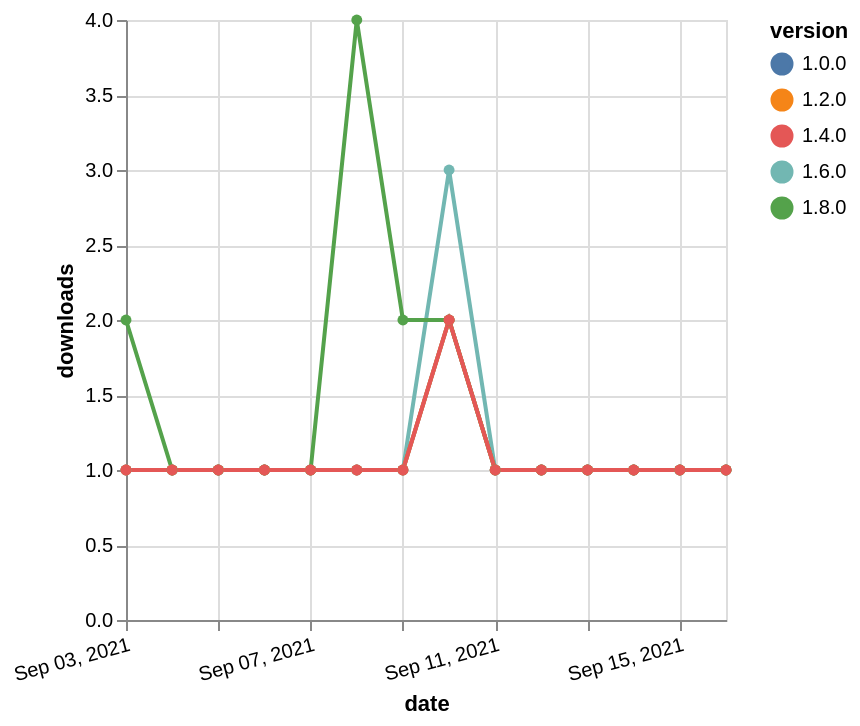

Vega-Lite specification stored for this chart:
### Vega-Lite specification from a JSON file in a GitHub repository (floating-point values rounded to 4 significant figures)
{"$schema": "https://vega.github.io/schema/vega-lite/v5.json", "description": "A simple bar chart with embedded data.", "data": {"values": [{"date": "2021-09-03", "total": 197, "delta": 1, "version": "1.6.0"}, {"date": "2021-09-04", "total": 198, "delta": 1, "version": "1.6.0"}, {"date": "2021-09-05", "total": 199, "delta": 1, "version": "1.6.0"}, {"date": "2021-09-06", "total": 200, "delta": 1, "version": "1.6.0"}, {"date": "2021-09-07", "total": 201, "delta": 1, "version": "1.6.0"}, {"date": "2021-09-08", "total": 202, "delta": 1, "version": "1.6.0"}, {"date": "2021-09-09", "total": 203, "delta": 1, "version": "1.6.0"}, {"date": "2021-09-10", "total": 206, "delta": 3, "version": "1.6.0"}, {"date": "2021-09-11", "total": 207, "delta": 1, "version": "1.6.0"}, {"date": "2021-09-12", "total": 208, "delta": 1, "version": "1.6.0"}, {"date": "2021-09-13", "total": 209, "delta": 1, "version": "1.6.0"}, {"date": "2021-09-14", "total": 210, "delta": 1, "version": "1.6.0"}, {"date": "2021-09-15", "total": 211, "delta": 1, "version": "1.6.0"}, {"date": "2021-09-16", "total": 212, "delta": 1, "version": "1.6.0"}, {"date": "2021-09-03", "total": 137, "delta": 2, "version": "1.8.0"}, {"date": "2021-09-04", "total": 138, "delta": 1, "version": "1.8.0"}, {"date": "2021-09-05", "total": 139, "delta": 1, "version": "1.8.0"}, {"date": "2021-09-06", "total": 140, "delta": 1, "version": "1.8.0"}, {"date": "2021-09-07", "total": 141, "delta": 1, "version": "1.8.0"}, {"date": "2021-09-08", "total": 145, "delta": 4, "version": "1.8.0"}, {"date": "2021-09-09", "total": 147, "delta": 2, "version": "1.8.0"}, {"date": "2021-09-10", "total": 149, "delta": 2, "version": "1.8.0"}, {"date": "2021-09-11", "total": 150, "delta": 1, "version": "1.8.0"}, {"date": "2021-09-12", "total": 151, "delta": 1, "version": "1.8.0"}, {"date": "2021-09-13", "total": 152, "delta": 1, "version": "1.8.0"}, {"date": "2021-09-14", "total": 153, "delta": 1, "version": "1.8.0"}, {"date": "2021-09-15", "total": 154, "delta": 1, "version": "1.8.0"}, {"date": "2021-09-16", "total": 155, "delta": 1, "version": "1.8.0"}, {"date": "2021-09-03", "total": 194, "delta": 1, "version": "1.0.0"}, {"date": "2021-09-04", "total": 195, "delta": 1, "version": "1.0.0"}, {"date": "2021-09-05", "total": 196, "delta": 1, "version": "1.0.0"}, {"date": "2021-09-06", "total": 197, "delta": 1, "version": "1.0.0"}, {"date": "2021-09-07", "total": 198, "delta": 1, "version": "1.0.0"}, {"date": "2021-09-08", "total": 199, "delta": 1, "version": "1.0.0"}, {"date": "2021-09-09", "total": 200, "delta": 1, "version": "1.0.0"}, {"date": "2021-09-10", "total": 202, "delta": 2, "version": "1.0.0"}, {"date": "2021-09-11", "total": 203, "delta": 1, "version": "1.0.0"}, {"date": "2021-09-12", "total": 204, "delta": 1, "version": "1.0.0"}, {"date": "2021-09-13", "total": 205, "delta": 1, "version": "1.0.0"}, {"date": "2021-09-14", "total": 206, "delta": 1, "version": "1.0.0"}, {"date": "2021-09-15", "total": 207, "delta": 1, "version": "1.0.0"}, {"date": "2021-09-16", "total": 208, "delta": 1, "version": "1.0.0"}, {"date": "2021-09-03", "total": 184, "delta": 1, "version": "1.2.0"}, {"date": "2021-09-04", "total": 185, "delta": 1, "version": "1.2.0"}, {"date": "2021-09-05", "total": 186, "delta": 1, "version": "1.2.0"}, {"date": "2021-09-06", "total": 187, "delta": 1, "version": "1.2.0"}, {"date": "2021-09-07", "total": 188, "delta": 1, "version": "1.2.0"}, {"date": "2021-09-08", "total": 189, "delta": 1, "version": "1.2.0"}, {"date": "2021-09-09", "total": 190, "delta": 1, "version": "1.2.0"}, {"date": "2021-09-10", "total": 192, "delta": 2, "version": "1.2.0"}, {"date": "2021-09-11", "total": 193, "delta": 1, "version": "1.2.0"}, {"date": "2021-09-12", "total": 194, "delta": 1, "version": "1.2.0"}, {"date": "2021-09-13", "total": 195, "delta": 1, "version": "1.2.0"}, {"date": "2021-09-14", "total": 196, "delta": 1, "version": "1.2.0"}, {"date": "2021-09-15", "total": 197, "delta": 1, "version": "1.2.0"}, {"date": "2021-09-16", "total": 198, "delta": 1, "version": "1.2.0"}, {"date": "2021-09-03", "total": 151, "delta": 1, "version": "1.4.0"}, {"date": "2021-09-04", "total": 152, "delta": 1, "version": "1.4.0"}, {"date": "2021-09-05", "total": 153, "delta": 1, "version": "1.4.0"}, {"date": "2021-09-06", "total": 154, "delta": 1, "version": "1.4.0"}, {"date": "2021-09-07", "total": 155, "delta": 1, "version": "1.4.0"}, {"date": "2021-09-08", "total": 156, "delta": 1, "version": "1.4.0"}, {"date": "2021-09-09", "total": 157, "delta": 1, "version": "1.4.0"}, {"date": "2021-09-10", "total": 159, "delta": 2, "version": "1.4.0"}, {"date": "2021-09-11", "total": 160, "delta": 1, "version": "1.4.0"}, {"date": "2021-09-12", "total": 161, "delta": 1, "version": "1.4.0"}, {"date": "2021-09-13", "total": 162, "delta": 1, "version": "1.4.0"}, {"date": "2021-09-14", "total": 163, "delta": 1, "version": "1.4.0"}, {"date": "2021-09-15", "total": 164, "delta": 1, "version": "1.4.0"}, {"date": "2021-09-16", "total": 165, "delta": 1, "version": "1.4.0"}]}, "width": "container", "mark": {"type": "line", "point": {"filled": true}}, "encoding": {"x": {"field": "date", "type": "temporal", "timeUnit": "yearmonthdate", "title": "date", "axis": {"labelAngle": -15}}, "y": {"field": "delta", "type": "quantitative", "title": "downloads"}, "color": {"field": "version", "type": "nominal"}, "tooltip": {"field": "delta"}}}
